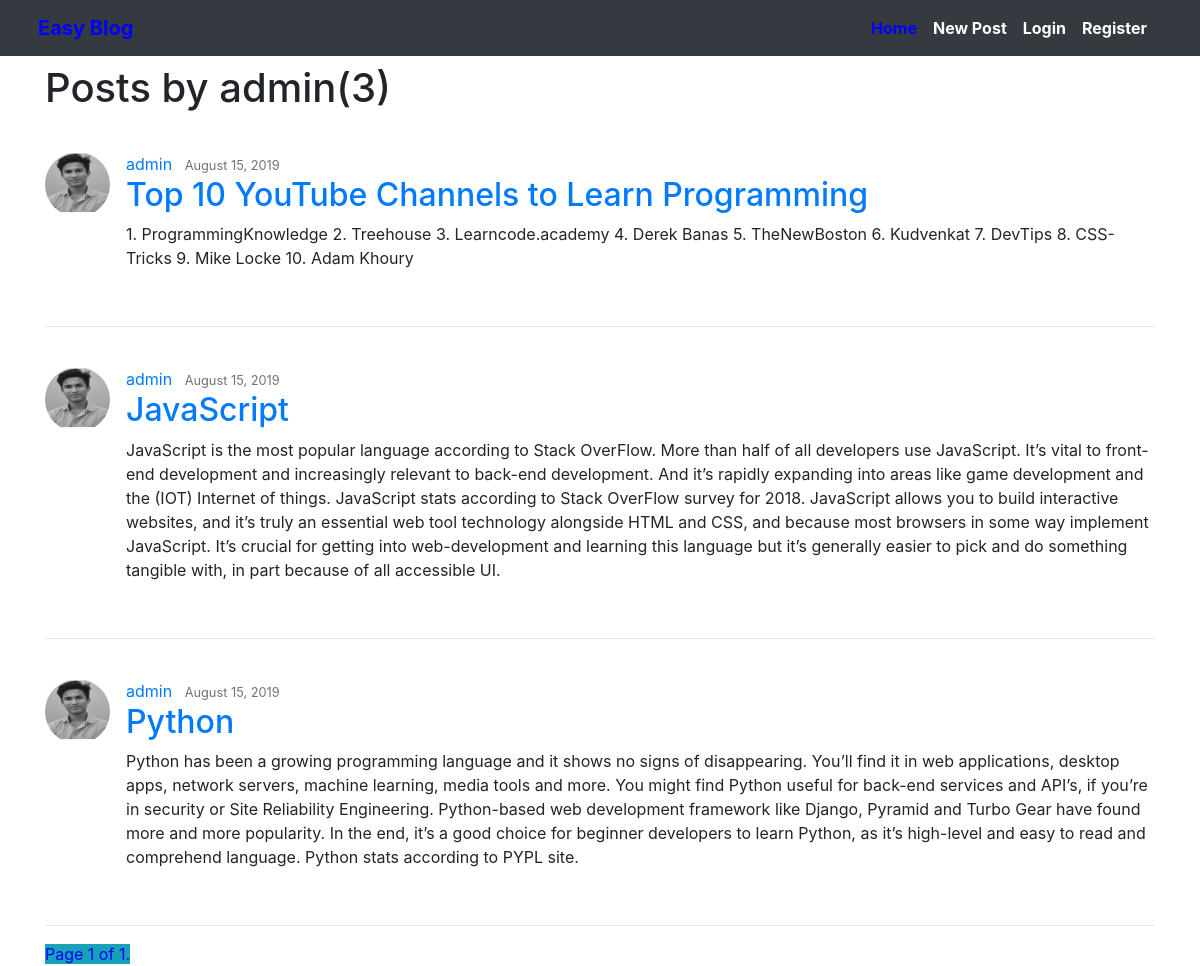
The page /blog/user/admin on the database its author committed.
### blog/models.py (models this page shows, shortened)
class Post(models.Model):
    title = models.CharField(max_length=100)
    content = models.TextField()
    date_posted = models.DateTimeField(default=timezone.now)
    author = models.ForeignKey(User, on_delete=models.CASCADE)
    likes = models.ManyToManyField(User, related_name='likes', blank=True)

### users/models.py (models this page shows, shortened)
class Profile(models.Model):
	user = models.OneToOneField(User, on_delete=models.CASCADE)
	image = models.ImageField(default ='default.jpg', upload_to='profile_pics')

### blog/views.py (the view)
# urls.py: path('user/<str:username>', UserPostListView.as_view(), name='user-posts'),
class UserPostListView(ListView):
    model = Post
    template_name = "blog/user_post.html"
    context_object_name = 'posts'
    paginate_by = 8
    def get_queryset(self):
        user = get_object_or_404(User, username=self.kwargs.get('username'))
        return Post.objects.filter(author=user).order_by('-date_posted')  # listing post in last added order

### templates/blog/user_post.html (shortened to what this page needs)
{% extends "entrance/base.html" %}
{% block content %}
<h1 class="mb-3">Posts by {{view.kwargs.username}}({{page_obj.paginator.count}})</h1>
    {% for post in posts %}
        <article class="media content-section my-4 py-3">
          <img class = 'rounded-circle'
               style="height: 65px;  width: 65px;  margin-right: 16px;"
               src="{{ post.author.profile.image.url }}">
          <div class="media-body">
            <div class="article-metadata">
              <a class="mr-2" href="{%url 'user-posts' post.author.username%}">{{ post.author }}</a>
              <small class="text-muted">{{ post.date_posted|date:"F d, Y" }}</small>
            </div>
            <h2><a class="article-title" href="post/{{post.id}}">{{ post.title }}</a></h2>
            <p class="article-content">{{ post.content }}</p>
          </div>
        </article>
        <hr/>
    {% endfor %}
    <div >
      <span style="color: blue " class="current bg-info ">
            Page {{ page_obj.number }} of {{ page_obj.paginator.num_pages }}.
        </span>
  </div>
{% endblock content %}

### rows shown on the page
Post: author.profile.image (picture), author "admin", date_posted "August 15, 2019", title "Top 10 YouTube Channels to Learn Programming", content "1. ProgrammingKnowledge 2. Treehouse 3. Learncode.academy 4. Derek Banas 5. TheNewBoston 6. Kudvenkat 7. DevTips 8. CSS-Tricks 9. Mike Locke 10. Adam Khoury"
Post: author.profile.image (picture), author "admin", date_posted "August 15, 2019", title "JavaScript", content "JavaScript is the most popular language according to Stack OverFlow. More than half of all developers use JavaScript. It’s vital to front-end development and increasingly relevant to back-end development. And it’s rapidly expanding into areas like game development and the (IOT) Internet of things. JavaScript stats according to Stack OverFlow survey for 2018. JavaScript allows you to build interactive websites, and it’s truly an essential web tool technology alongside HTML and CSS, and because most browsers in some way implement JavaScript. It’s crucial for getting into web-development and learning this language but it’s generally easier to pick and do something tangible with, in part…"
Post: author.profile.image (picture), author "admin", date_posted "August 15, 2019", title "Python", content "Python has been a growing programming language and it shows no signs of disappearing. You’ll find it in web applications, desktop apps, network servers, machine learning, media tools and more. You might find Python useful for back-end services and API’s, if you’re in security or Site Reliability Engineering. Python-based web development framework like Django, Pyramid and Turbo Gear have found more and more popularity. In the end, it’s a good choice for beginner developers to learn Python, as it’s high-level and easy to read and comprehend language. Python stats according to PYPL site."

### other values the page prints
{{ view.kwargs.username }} "admin"
{{ page_obj.paginator.count }} "3"
{{ page_obj.number }} "1"
{{ page_obj.paginator.num_pages }} "1"
